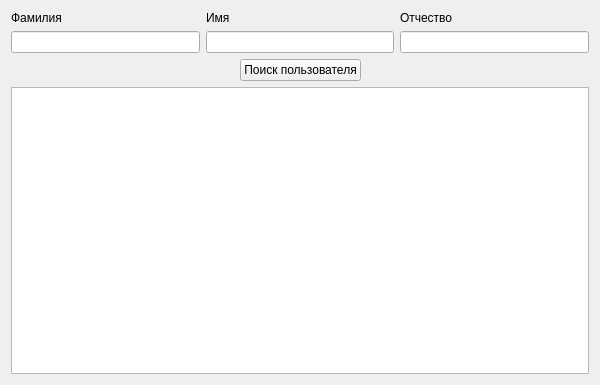
<?xml version="1.0" encoding="UTF-8"?>
<ui version="4.0">
 <class>UserListWindow</class>
 <widget class="QWidget" name="UserListWindow">
  <property name="geometry">
   <rect>
    <x>0</x>
    <y>0</y>
    <width>600</width>
    <height>385</height>
   </rect>
  </property>
  <property name="minimumSize">
   <size>
    <width>600</width>
    <height>385</height>
   </size>
  </property>
  <property name="windowTitle">
   <string>Спсок пользователей</string>
  </property>
  <layout class="QVBoxLayout" name="verticalLayout_5">
   <item>
    <layout class="QVBoxLayout" name="verticalLayout_4" stretch="1,1,10">
     <item>
      <layout class="QHBoxLayout" name="horizontalLayout">
       <item>
        <layout class="QVBoxLayout" name="verticalLayout" stretch="0,0,0">
         <item>
          <spacer name="verticalSpacer">
           <property name="orientation">
            <enum>Qt::Vertical</enum>
           </property>
           <property name="sizeHint" stdset="0">
            <size>
             <width>20</width>
             <height>40</height>
            </size>
           </property>
          </spacer>
         </item>
         <item>
          <widget class="QLabel" name="l_surname">
           <property name="text">
            <string>Фамилия</string>
           </property>
          </widget>
         </item>
         <item>
          <widget class="QLineEdit" name="le_surname"/>
         </item>
        </layout>
       </item>
       <item>
        <layout class="QVBoxLayout" name="verticalLayout_2">
         <item>
          <spacer name="verticalSpacer_2">
           <property name="orientation">
            <enum>Qt::Vertical</enum>
           </property>
           <property name="sizeHint" stdset="0">
            <size>
             <width>20</width>
             <height>40</height>
            </size>
           </property>
          </spacer>
         </item>
         <item>
          <widget class="QLabel" name="l_name">
           <property name="text">
            <string>Имя</string>
           </property>
          </widget>
         </item>
         <item>
          <widget class="QLineEdit" name="le_name"/>
         </item>
        </layout>
       </item>
       <item>
        <layout class="QVBoxLayout" name="verticalLayout_3">
         <item>
          <spacer name="verticalSpacer_3">
           <property name="orientation">
            <enum>Qt::Vertical</enum>
           </property>
           <property name="sizeHint" stdset="0">
            <size>
             <width>20</width>
             <height>40</height>
            </size>
           </property>
          </spacer>
         </item>
         <item>
          <widget class="QLabel" name="l_patronymic">
           <property name="text">
            <string>Отчество</string>
           </property>
          </widget>
         </item>
         <item>
          <widget class="QLineEdit" name="le_patronymic"/>
         </item>
        </layout>
       </item>
      </layout>
     </item>
     <item>
      <layout class="QHBoxLayout" name="horizontalLayout_2">
       <item>
        <spacer name="horizontalSpacer">
         <property name="orientation">
          <enum>Qt::Horizontal</enum>
         </property>
         <property name="sizeHint" stdset="0">
          <size>
           <width>40</width>
           <height>20</height>
          </size>
         </property>
        </spacer>
       </item>
       <item>
        <widget class="QPushButton" name="pb_Search">
         <property name="text">
          <string>Поиск пользователя</string>
         </property>
        </widget>
       </item>
       <item>
        <spacer name="horizontalSpacer_2">
         <property name="orientation">
          <enum>Qt::Horizontal</enum>
         </property>
         <property name="sizeHint" stdset="0">
          <size>
           <width>40</width>
           <height>20</height>
          </size>
         </property>
        </spacer>
       </item>
      </layout>
     </item>
     <item>
      <widget class="QTableView" name="tv_Users"/>
     </item>
    </layout>
   </item>
  </layout>
 </widget>
 <resources/>
 <connections/>
</ui>
